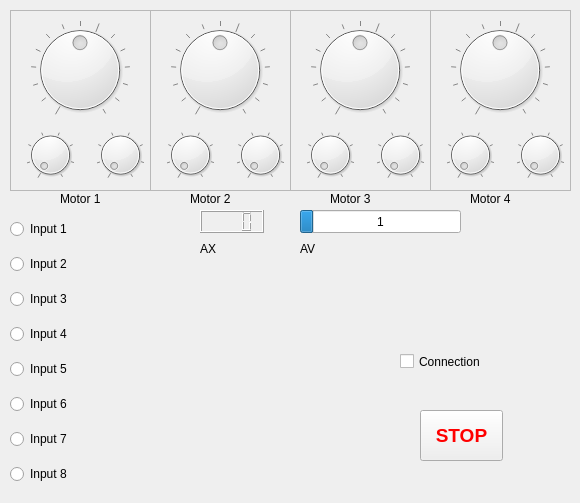
    <widget class="QWidget" name="tab_slave3">
     <attribute name="title">
      <string>Slave 3</string>
     </attribute>
     <widget class="QPushButton" name="pushButton_Stop_4">
      <property name="geometry">
       <rect>
        <x>420</x>
        <y>410</y>
        <width>83</width>
        <height>51</height>
       </rect>
      </property>
      <property name="palette">
       <palette>
        <active>
         <colorrole role="ButtonText">
          <brush brushstyle="SolidPattern">
           <color alpha="255">
            <red>255</red>
            <green>0</green>
            <blue>0</blue>
           </color>
          </brush>
         </colorrole>
        </active>
        <inactive>
         <colorrole role="ButtonText">
          <brush brushstyle="SolidPattern">
           <color alpha="255">
            <red>255</red>
            <green>0</green>
            <blue>0</blue>
           </color>
          </brush>
         </colorrole>
        </inactive>
        <disabled>
         <colorrole role="ButtonText">
          <brush brushstyle="SolidPattern">
           <color alpha="255">
            <red>151</red>
            <green>150</green>
            <blue>149</blue>
           </color>
          </brush>
         </colorrole>
        </disabled>
       </palette>
      </property>
      <property name="font">
       <font>
        <pointsize>14</pointsize>
        <weight>75</weight>
        <bold>true</bold>
       </font>
      </property>
      <property name="text">
       <string>STOP</string>
      </property>
     </widget>
     <widget class="QFrame" name="frame_13">
      <property name="geometry">
       <rect>
        <x>10</x>
        <y>10</y>
        <width>141</width>
        <height>181</height>
       </rect>
      </property>
      <property name="frameShape">
       <enum>QFrame::StyledPanel</enum>
      </property>
      <property name="frameShadow">
       <enum>QFrame::Raised</enum>
      </property>
      <widget class="QDial" name="dial_Slave3Both_1">
       <property name="geometry">
        <rect>
         <x>20</x>
         <y>10</y>
         <width>100</width>
         <height>100</height>
        </rect>
       </property>
       <property name="cursor">
        <cursorShape>OpenHandCursor</cursorShape>
       </property>
       <property name="focusPolicy">
        <enum>Qt::NoFocus</enum>
       </property>
       <property name="toolTip">
        <string>Motor 1</string>
       </property>
       <property name="minimum">
        <number>-7</number>
       </property>
       <property name="maximum">
        <number>7</number>
       </property>
       <property name="pageStep">
        <number>8</number>
       </property>
       <property name="wrapping">
        <bool>false</bool>
       </property>
       <property name="notchesVisible">
        <bool>true</bool>
       </property>
      </widget>
      <widget class="QDial" name="dial_Slave3Left_1">
       <property name="geometry">
        <rect>
         <x>10</x>
         <y>120</y>
         <width>61</width>
         <height>50</height>
        </rect>
       </property>
       <property name="cursor">
        <cursorShape>OpenHandCursor</cursorShape>
       </property>
       <property name="focusPolicy">
        <enum>Qt::NoFocus</enum>
       </property>
       <property name="toolTip">
        <string>Output 1</string>
       </property>
       <property name="minimum">
        <number>0</number>
       </property>
       <property name="maximum">
        <number>7</number>
       </property>
       <property name="pageStep">
        <number>8</number>
       </property>
       <property name="wrapping">
        <bool>false</bool>
       </property>
       <property name="notchesVisible">
        <bool>true</bool>
       </property>
      </widget>
      <widget class="QDial" name="dial_Slave3Right_1">
       <property name="geometry">
        <rect>
         <x>80</x>
         <y>120</y>
         <width>61</width>
         <height>50</height>
        </rect>
       </property>
       <property name="cursor">
        <cursorShape>OpenHandCursor</cursorShape>
       </property>
       <property name="focusPolicy">
        <enum>Qt::NoFocus</enum>
       </property>
       <property name="toolTip">
        <string>Output 2</string>
       </property>
       <property name="minimum">
        <number>0</number>
       </property>
       <property name="maximum">
        <number>7</number>
       </property>
       <property name="pageStep">
        <number>8</number>
       </property>
       <property name="wrapping">
        <bool>false</bool>
       </property>
       <property name="notchesVisible">
        <bool>true</bool>
       </property>
      </widget>
     </widget>
     <widget class="QFrame" name="frame_14">
      <property name="geometry">
       <rect>
        <x>150</x>
        <y>10</y>
        <width>141</width>
        <height>181</height>
       </rect>
      </property>
      <property name="frameShape">
       <enum>QFrame::StyledPanel</enum>
      </property>
      <property name="frameShadow">
       <enum>QFrame::Raised</enum>
      </property>
      <widget class="QDial" name="dial_Slave3Both_2">
       <property name="geometry">
        <rect>
         <x>20</x>
         <y>10</y>
         <width>100</width>
         <height>100</height>
        </rect>
       </property>
       <property name="cursor">
        <cursorShape>OpenHandCursor</cursorShape>
       </property>
       <property name="focusPolicy">
        <enum>Qt::NoFocus</enum>
       </property>
       <property name="toolTip">
        <string>Motor 2</string>
       </property>
       <property name="minimum">
        <number>-7</number>
       </property>
       <property name="maximum">
        <number>7</number>
       </property>
       <property name="pageStep">
        <number>8</number>
       </property>
       <property name="wrapping">
        <bool>false</bool>
       </property>
       <property name="notchesVisible">
        <bool>true</bool>
       </property>
      </widget>
      <widget class="QDial" name="dial_Slave3Left_2">
       <property name="geometry">
        <rect>
         <x>10</x>
         <y>120</y>
         <width>61</width>
         <height>50</height>
        </rect>
       </property>
       <property name="cursor">
        <cursorShape>OpenHandCursor</cursorShape>
       </property>
       <property name="focusPolicy">
        <enum>Qt::NoFocus</enum>
       </property>
       <property name="toolTip">
        <string>Output 3</string>
       </property>
       <property name="minimum">
        <number>0</number>
       </property>
       <property name="maximum">
        <number>7</number>
       </property>
       <property name="pageStep">
        <number>8</number>
       </property>
       <property name="wrapping">
        <bool>false</bool>
       </property>
       <property name="notchesVisible">
        <bool>true</bool>
       </property>
      </widget>
      <widget class="QDial" name="dial_Slave3Right_2">
       <property name="geometry">
        <rect>
         <x>80</x>
         <y>120</y>
         <width>61</width>
         <height>50</height>
        </rect>
       </property>
       <property name="cursor">
        <cursorShape>OpenHandCursor</cursorShape>
       </property>
       <property name="focusPolicy">
        <enum>Qt::NoFocus</enum>
       </property>
       <property name="toolTip">
        <string>Output 4</string>
       </property>
       <property name="minimum">
        <number>0</number>
       </property>
       <property name="maximum">
        <number>7</number>
       </property>
       <property name="pageStep">
        <number>8</number>
       </property>
       <property name="wrapping">
        <bool>false</bool>
       </property>
       <property name="notchesVisible">
        <bool>true</bool>
       </property>
      </widget>
     </widget>
     <widget class="QFrame" name="frame_15">
      <property name="geometry">
       <rect>
        <x>290</x>
        <y>10</y>
        <width>141</width>
        <height>181</height>
       </rect>
      </property>
      <property name="frameShape">
       <enum>QFrame::StyledPanel</enum>
      </property>
      <property name="frameShadow">
       <enum>QFrame::Raised</enum>
      </property>
      <widget class="QDial" name="dial_Slave3Both_3">
       <property name="geometry">
        <rect>
         <x>20</x>
         <y>10</y>
         <width>100</width>
         <height>100</height>
        </rect>
       </property>
       <property name="cursor">
        <cursorShape>OpenHandCursor</cursorShape>
       </property>
       <property name="focusPolicy">
        <enum>Qt::NoFocus</enum>
       </property>
       <property name="toolTip">
        <string>Motor 3</string>
       </property>
       <property name="minimum">
        <number>-7</number>
       </property>
       <property name="maximum">
        <number>7</number>
       </property>
       <property name="pageStep">
        <number>8</number>
       </property>
       <property name="wrapping">
        <bool>false</bool>
       </property>
       <property name="notchesVisible">
        <bool>true</bool>
       </property>
      </widget>
      <widget class="QDial" name="dial_Slave3Left_3">
       <property name="geometry">
        <rect>
         <x>10</x>
         <y>120</y>
         <width>61</width>
         <height>50</height>
        </rect>
       </property>
       <property name="cursor">
        <cursorShape>OpenHandCursor</cursorShape>
       </property>
       <property name="focusPolicy">
        <enum>Qt::NoFocus</enum>
       </property>
       <property name="toolTip">
        <string>Output 5</string>
       </property>
       <property name="minimum">
        <number>0</number>
       </property>
       <property name="maximum">
        <number>7</number>
       </property>
       <property name="pageStep">
        <number>8</number>
       </property>
       <property name="wrapping">
        <bool>false</bool>
       </property>
       <property name="notchesVisible">
        <bool>true</bool>
       </property>
      </widget>
      <widget class="QDial" name="dial_Slave3Right_3">
       <property name="geometry">
        <rect>
         <x>80</x>
         <y>120</y>
         <width>61</width>
         <height>50</height>
        </rect>
       </property>
       <property name="cursor">
        <cursorShape>OpenHandCursor</cursorShape>
       </property>
       <property name="focusPolicy">
        <enum>Qt::NoFocus</enum>
       </property>
       <property name="toolTip">
        <string>Output 6</string>
       </property>
       <property name="minimum">
        <number>0</number>
       </property>
       <property name="maximum">
        <number>7</number>
       </property>
       <property name="pageStep">
        <number>8</number>
       </property>
       <property name="wrapping">
        <bool>false</bool>
       </property>
       <property name="notchesVisible">
        <bool>true</bool>
       </property>
      </widget>
     </widget>
     <widget class="QFrame" name="frame_16">
      <property name="geometry">
       <rect>
        <x>430</x>
        <y>10</y>
        <width>141</width>
        <height>181</height>
       </rect>
      </property>
      <property name="frameShape">
       <enum>QFrame::StyledPanel</enum>
      </property>
      <property name="frameShadow">
       <enum>QFrame::Raised</enum>
      </property>
      <widget class="QDial" name="dial_Slave3Both_4">
       <property name="geometry">
        <rect>
         <x>20</x>
         <y>10</y>
         <width>100</width>
         <height>100</height>
        </rect>
       </property>
       <property name="cursor">
        <cursorShape>OpenHandCursor</cursorShape>
       </property>
       <property name="focusPolicy">
        <enum>Qt::NoFocus</enum>
       </property>
       <property name="toolTip">
        <string>Motor 4</string>
       </property>
       <property name="minimum">
        <number>-7</number>
       </property>
       <property name="maximum">
        <number>7</number>
       </property>
       <property name="pageStep">
        <number>8</number>
       </property>
       <property name="wrapping">
        <bool>false</bool>
       </property>
       <property name="notchesVisible">
        <bool>true</bool>
       </property>
      </widget>
      <widget class="QDial" name="dial_Slave3Left_4">
       <property name="geometry">
        <rect>
         <x>10</x>
         <y>120</y>
         <width>61</width>
         <height>50</height>
        </rect>
       </property>
       <property name="cursor">
        <cursorShape>OpenHandCursor</cursorShape>
       </property>
       <property name="focusPolicy">
        <enum>Qt::NoFocus</enum>
       </property>
       <property name="toolTip">
        <string>Output 7</string>
       </property>
       <property name="minimum">
        <number>0</number>
       </property>
       <property name="maximum">
        <number>7</number>
       </property>
       <property name="pageStep">
        <number>8</number>
       </property>
       <property name="wrapping">
        <bool>false</bool>
       </property>
       <property name="notchesVisible">
        <bool>true</bool>
       </property>
      </widget>
      <widget class="QDial" name="dial_Slave3Right_4">
       <property name="geometry">
        <rect>
         <x>80</x>
         <y>120</y>
         <width>61</width>
         <height>50</height>
        </rect>
       </property>
       <property name="cursor">
        <cursorShape>OpenHandCursor</cursorShape>
       </property>
       <property name="focusPolicy">
        <enum>Qt::NoFocus</enum>
       </property>
       <property name="toolTip">
        <string>Output 8</string>
       </property>
       <property name="minimum">
        <number>0</number>
       </property>
       <property name="maximum">
        <number>7</number>
       </property>
       <property name="pageStep">
        <number>8</number>
       </property>
       <property name="wrapping">
        <bool>false</bool>
       </property>
       <property name="notchesVisible">
        <bool>true</bool>
       </property>
      </widget>
     </widget>
     <widget class="QWidget" name="verticalLayout_4">
      <property name="geometry">
       <rect>
        <x>10</x>
        <y>210</y>
        <width>160</width>
        <height>284</height>
       </rect>
      </property>
      <layout class="QVBoxLayout" name="_6">
       <item>
        <widget class="QRadioButton" name="radioButton_Slave3Digital_1">
         <property name="focusPolicy">
          <enum>Qt::NoFocus</enum>
         </property>
         <property name="text">
          <string>Input 1</string>
         </property>
         <property name="checkable">
          <bool>false</bool>
         </property>
         <property name="checked">
          <bool>false</bool>
         </property>
         <property name="autoExclusive">
          <bool>false</bool>
         </property>
        </widget>
       </item>
       <item>
        <widget class="QRadioButton" name="radioButton_Slave3Digital_2">
         <property name="focusPolicy">
          <enum>Qt::NoFocus</enum>
         </property>
         <property name="text">
          <string>Input 2</string>
         </property>
         <property name="checkable">
          <bool>false</bool>
         </property>
         <property name="autoExclusive">
          <bool>false</bool>
         </property>
        </widget>
       </item>
       <item>
        <widget class="QRadioButton" name="radioButton_Slave3Digital_3">
         <property name="focusPolicy">
          <enum>Qt::NoFocus</enum>
         </property>
         <property name="text">
          <string>Input 3</string>
         </property>
         <property name="checkable">
          <bool>false</bool>
         </property>
         <property name="autoExclusive">
          <bool>false</bool>
         </property>
        </widget>
       </item>
       <item>
        <widget class="QRadioButton" name="radioButton_Slave3Digital_4">
         <property name="focusPolicy">
          <enum>Qt::NoFocus</enum>
         </property>
         <property name="text">
          <string>Input 4</string>
         </property>
         <property name="checkable">
          <bool>false</bool>
         </property>
         <property name="autoExclusive">
          <bool>false</bool>
         </property>
        </widget>
       </item>
       <item>
        <widget class="QRadioButton" name="radioButton_Slave3Digital_5">
         <property name="focusPolicy">
          <enum>Qt::NoFocus</enum>
         </property>
         <property name="text">
          <string>Input 5</string>
         </property>
         <property name="checkable">
          <bool>false</bool>
         </property>
         <property name="autoExclusive">
          <bool>false</bool>
         </property>
        </widget>
       </item>
       <item>
        <widget class="QRadioButton" name="radioButton_Slave3Digital_6">
         <property name="focusPolicy">
          <enum>Qt::NoFocus</enum>
         </property>
         <property name="text">
          <string>Input 6</string>
         </property>
         <property name="checkable">
          <bool>false</bool>
         </property>
         <property name="autoExclusive">
          <bool>false</bool>
         </property>
        </widget>
       </item>
       <item>
        <widget class="QRadioButton" name="radioButton_Slave3Digital_7">
         <property name="focusPolicy">
          <enum>Qt::NoFocus</enum>
         </property>
         <property name="text">
          <string>Input 7</string>
         </property>
         <property name="checkable">
          <bool>false</bool>
         </property>
         <property name="autoExclusive">
          <bool>false</bool>
         </property>
        </widget>
       </item>
       <item>
        <widget class="QRadioButton" name="radioButton_Slave3Digital_8">
         <property name="focusPolicy">
          <enum>Qt::NoFocus</enum>
         </property>
         <property name="text">
          <string>Input 8</string>
         </property>
         <property name="checkable">
          <bool>false</bool>
         </property>
         <property name="autoExclusive">
          <bool>false</bool>
         </property>
        </widget>
       </item>
      </layout>
     </widget>
     <widget class="QLCDNumber" name="lcdNumber_AX_Slave3">
      <property name="geometry">
       <rect>
        <x>200</x>
        <y>210</y>
        <width>64</width>
        <height>23</height>
       </rect>
      </property>
      <property name="palette">
       <palette>
        <active>
         <colorrole role="Text">
          <brush brushstyle="SolidPattern">
           <color alpha="255">
            <red>20</red>
            <green>19</green>
            <blue>18</blue>
           </color>
          </brush>
         </colorrole>
        </active>
        <inactive>
         <colorrole role="Text">
          <brush brushstyle="SolidPattern">
           <color alpha="255">
            <red>20</red>
            <green>19</green>
            <blue>18</blue>
           </color>
          </brush>
         </colorrole>
        </inactive>
        <disabled>
         <colorrole role="Text">
          <brush brushstyle="SolidPattern">
           <color alpha="255">
            <red>0</red>
            <green>0</green>
            <blue>0</blue>
           </color>
          </brush>
         </colorrole>
        </disabled>
       </palette>
      </property>
      <property name="font">
       <font>
        <weight>50</weight>
        <bold>false</bold>
       </font>
      </property>
      <property name="toolTip">
       <string>AX</string>
      </property>
      <property name="numDigits">
       <number>4</number>
      </property>
      <property name="value" stdset="0">
       <double>0.000000000000000</double>
      </property>
      <property name="intValue" stdset="0">
       <number>0</number>
      </property>
     </widget>
     <widget class="QLabel" name="label_22">
      <property name="geometry">
       <rect>
        <x>200</x>
        <y>240</y>
        <width>60</width>
        <height>18</height>
       </rect>
      </property>
      <property name="text">
       <string>AX</string>
      </property>
     </widget>
     <widget class="QLabel" name="label_23">
      <property name="geometry">
       <rect>
        <x>60</x>
        <y>190</y>
        <width>60</width>
        <height>18</height>
       </rect>
      </property>
      <property name="text">
       <string>Motor 1</string>
      </property>
     </widget>
     <widget class="QLabel" name="label_24">
      <property name="geometry">
       <rect>
        <x>190</x>
        <y>190</y>
        <width>71</width>
        <height>18</height>
       </rect>
      </property>
      <property name="text">
       <string>Motor 2</string>
      </property>
     </widget>
     <widget class="QLabel" name="label_25">
      <property name="geometry">
       <rect>
        <x>330</x>
        <y>190</y>
        <width>71</width>
        <height>18</height>
       </rect>
      </property>
      <property name="text">
       <string>Motor 3</string>
      </property>
     </widget>
     <widget class="QLabel" name="label_26">
      <property name="geometry">
       <rect>
        <x>470</x>
        <y>190</y>
        <width>71</width>
        <height>18</height>
       </rect>
      </property>
      <property name="text">
       <string>Motor 4</string>
      </property>
     </widget>
     <widget class="QProgressBar" name="progressBar_Voltage_Slave3">
      <property name="geometry">
       <rect>
        <x>300</x>
        <y>210</y>
        <width>161</width>
        <height>23</height>
       </rect>
      </property>
      <property name="toolTip">
       <string>&lt;html&gt;&lt;head&gt;&lt;meta name=&quot;qrichtext&quot; content=&quot;1&quot; /&gt;&lt;style type=&quot;text/css&quot;&gt;
p, li { white-space: pre-wrap; }
&lt;/style&gt;&lt;/head&gt;&lt;body style=&quot; font-family:'Arial'; font-size:12pt; font-weight:400; font-style:normal;&quot;&gt;
&lt;p style=&quot; margin-top:0px; margin-bottom:0px; margin-left:0px; margin-right:0px; -qt-block-indent:0; text-indent:0px;&quot;&gt;AV&lt;/p&gt;&lt;/body&gt;&lt;/html&gt;</string>
      </property>
      <property name="maximum">
       <number>12</number>
      </property>
      <property name="value">
       <number>1</number>
      </property>
      <property name="format">
       <string>%v</string>
      </property>
     </widget>
     <widget class="QLabel" name="label_31">
      <property name="geometry">
       <rect>
        <x>300</x>
        <y>240</y>
        <width>60</width>
        <height>18</height>
       </rect>
      </property>
      <property name="text">
       <string>AV</string>
      </property>
     </widget>
     <widget class="QCheckBox" name="checkBoxConnection_Slave3">
      <property name="geometry">
       <rect>
        <x>400</x>
        <y>350</y>
        <width>121</width>
        <height>23</height>
       </rect>
      </property>
      <property name="text">
       <string>Connection</string>
      </property>
     </widget>
    </widget>
